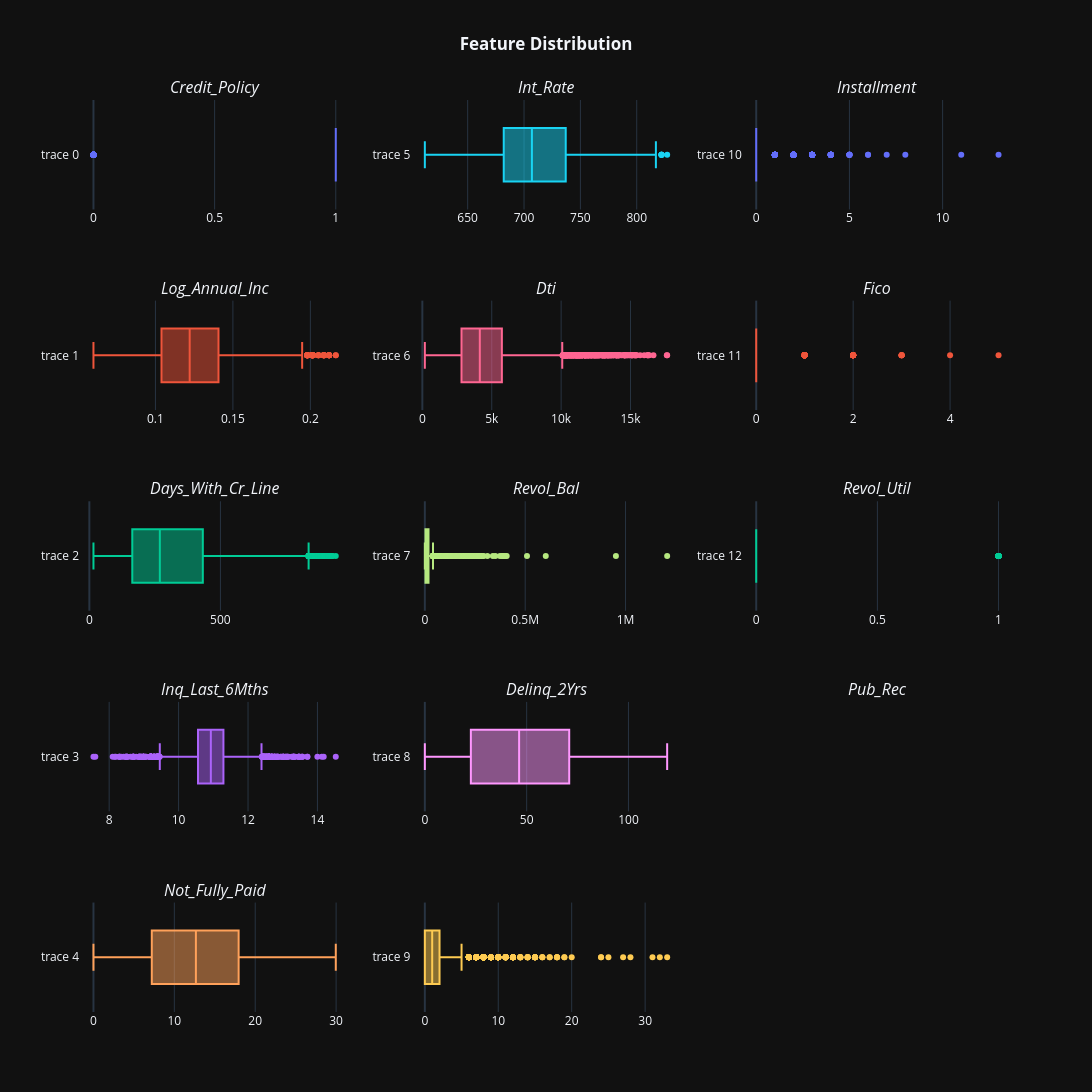

This figure's notebook cell:
### Code cell
l = len(feature_list)

row = l // 3 +1

fig = make_subplots(cols = 3,
                    rows = row,
                    subplot_titles=[f'<i>{i.title()}</i>' for i in feature_list])
for i in range(l):
    fig.add_trace(go.Box(x = df[feature_list[i]]),
                  col = i //  row +1,
                  row = i % row +1)

fig.update_layout(height = row * 250,
                  width = 1200,
                  title_text = '<b>Feature Distribution',
                  template = 'plotly_dark',
                  title_x = 0.5,
                  showlegend=False)


fig.show()

### Figure 1 — Plotly figure (JSON) as saved in the notebook; plotly's stock layout.template omitted (floating-point values rounded to 4 significant figures; data arrays with more than 128 entries replaced by an {"elided": "..."} marker saying what was removed)
{"data": [{"type": "box", "x": {"elided": "9578 int values"}, "xaxis": "x", "yaxis": "y"}, {"type": "box", "x": {"elided": "9578 float values"}, "xaxis": "x4", "yaxis": "y4"}, {"type": "box", "x": {"elided": "9578 float values"}, "xaxis": "x7", "yaxis": "y7"}, {"type": "box", "x": {"elided": "9578 float values"}, "xaxis": "x10", "yaxis": "y10"}, {"type": "box", "x": {"elided": "9578 float values"}, "xaxis": "x13", "yaxis": "y13"}, {"type": "box", "x": {"elided": "9578 int values"}, "xaxis": "x2", "yaxis": "y2"}, {"type": "box", "x": {"elided": "9578 float values"}, "xaxis": "x5", "yaxis": "y5"}, {"type": "box", "x": {"elided": "9578 int values"}, "xaxis": "x8", "yaxis": "y8"}, {"type": "box", "x": {"elided": "9578 float values"}, "xaxis": "x11", "yaxis": "y11"}, {"type": "box", "x": {"elided": "9578 int values"}, "xaxis": "x14", "yaxis": "y14"}, {"type": "box", "x": {"elided": "9578 int values"}, "xaxis": "x3", "yaxis": "y3"}, {"type": "box", "x": {"elided": "9578 int values"}, "xaxis": "x6", "yaxis": "y6"}, {"type": "box", "x": {"elided": "9578 int values"}, "xaxis": "x9", "yaxis": "y9"}], "layout": {"annotations": [{"font": {"size": 16}, "showarrow": false, "text": "<i>Credit_Policy</i>", "x": 0.1444, "xanchor": "center", "xref": "paper", "y": 1, "yanchor": "bottom", "yref": "paper"}, {"font": {"size": 16}, "showarrow": false, "text": "<i>Int_Rate</i>", "x": 0.5, "xanchor": "center", "xref": "paper", "y": 1, "yanchor": "bottom", "yref": "paper"}, {"font": {"size": 16}, "showarrow": false, "text": "<i>Installment</i>", "x": 0.8556, "xanchor": "center", "xref": "paper", "y": 1, "yanchor": "bottom", "yref": "paper"}, {"font": {"size": 16}, "showarrow": false, "text": "<i>Log_Annual_Inc</i>", "x": 0.1444, "xanchor": "center", "xref": "paper", "y": 0.78, "yanchor": "bottom", "yref": "paper"}, {"font": {"size": 16}, "showarrow": false, "text": "<i>Dti</i>", "x": 0.5, "xanchor": "center", "xref": "paper", "y": 0.78, "yanchor": "bottom", "yref": "paper"}, {"font": {"size": 16}, "showarrow": false, "text": "<i>Fico</i>", "x": 0.8556, "xanchor": "center", "xref": "paper", "y": 0.78, "yanchor": "bottom", "yref": "paper"}, {"font": {"size": 16}, "showarrow": false, "text": "<i>Days_With_Cr_Line</i>", "x": 0.1444, "xanchor": "center", "xref": "paper", "y": 0.56, "yanchor": "bottom", "yref": "paper"}, {"font": {"size": 16}, "showarrow": false, "text": "<i>Revol_Bal</i>", "x": 0.5, "xanchor": "center", "xref": "paper", "y": 0.56, "yanchor": "bottom", "yref": "paper"}, {"font": {"size": 16}, "showarrow": false, "text": "<i>Revol_Util</i>", "x": 0.8556, "xanchor": "center", "xref": "paper", "y": 0.56, "yanchor": "bottom", "yref": "paper"}, {"font": {"size": 16}, "showarrow": false, "text": "<i>Inq_Last_6Mths</i>", "x": 0.1444, "xanchor": "center", "xref": "paper", "y": 0.34, "yanchor": "bottom", "yref": "paper"}, {"font": {"size": 16}, "showarrow": false, "text": "<i>Delinq_2Yrs</i>", "x": 0.5, "xanchor": "center", "xref": "paper", "y": 0.34, "yanchor": "bottom", "yref": "paper"}, {"font": {"size": 16}, "showarrow": false, "text": "<i>Pub_Rec</i>", "x": 0.8556, "xanchor": "center", "xref": "paper", "y": 0.34, "yanchor": "bottom", "yref": "paper"}, {"font": {"size": 16}, "showarrow": false, "text": "<i>Not_Fully_Paid</i>", "x": 0.1444, "xanchor": "center", "xref": "paper", "y": 0.12, "yanchor": "bottom", "yref": "paper"}], "height": 1250, "showlegend": false, "title": {"text": "<b>Feature Distribution", "x": 0.5}, "width": 1200, "xaxis": {"anchor": "y", "domain": [0, 0.2889]}, "xaxis10": {"anchor": "y10", "domain": [0, 0.2889]}, "xaxis11": {"anchor": "y11", "domain": [0.3556, 0.6444]}, "xaxis12": {"anchor": "y12", "domain": [0.7111, 1]}, "xaxis13": {"anchor": "y13", "domain": [0, 0.2889]}, "xaxis14": {"anchor": "y14", "domain": [0.3556, 0.6444]}, "xaxis15": {"anchor": "y15", "domain": [0.7111, 1]}, "xaxis2": {"anchor": "y2", "domain": [0.3556, 0.6444]}, "xaxis3": {"anchor": "y3", "domain": [0.7111, 1]}, "xaxis4": {"anchor": "y4", "domain": [0, 0.2889]}, "xaxis5": {"anchor": "y5", "domain": [0.3556, 0.6444]}, "xaxis6": {"anchor": "y6", "domain": [0.7111, 1]}, "xaxis7": {"anchor": "y7", "domain": [0, 0.2889]}, "xaxis8": {"anchor": "y8", "domain": [0.3556, 0.6444]}, "xaxis9": {"anchor": "y9", "domain": [0.7111, 1]}, "yaxis": {"anchor": "x", "domain": [0.88, 1]}, "yaxis10": {"anchor": "x10", "domain": [0.22, 0.34]}, "yaxis11": {"anchor": "x11", "domain": [0.22, 0.34]}, "yaxis12": {"anchor": "x12", "domain": [0.22, 0.34]}, "yaxis13": {"anchor": "x13", "domain": [0, 0.12]}, "yaxis14": {"anchor": "x14", "domain": [0, 0.12]}, "yaxis15": {"anchor": "x15", "domain": [0, 0.12]}, "yaxis2": {"anchor": "x2", "domain": [0.88, 1]}, "yaxis3": {"anchor": "x3", "domain": [0.88, 1]}, "yaxis4": {"anchor": "x4", "domain": [0.66, 0.78]}, "yaxis5": {"anchor": "x5", "domain": [0.66, 0.78]}, "yaxis6": {"anchor": "x6", "domain": [0.66, 0.78]}, "yaxis7": {"anchor": "x7", "domain": [0.44, 0.56]}, "yaxis8": {"anchor": "x8", "domain": [0.44, 0.56]}, "yaxis9": {"anchor": "x9", "domain": [0.44, 0.56]}}}
